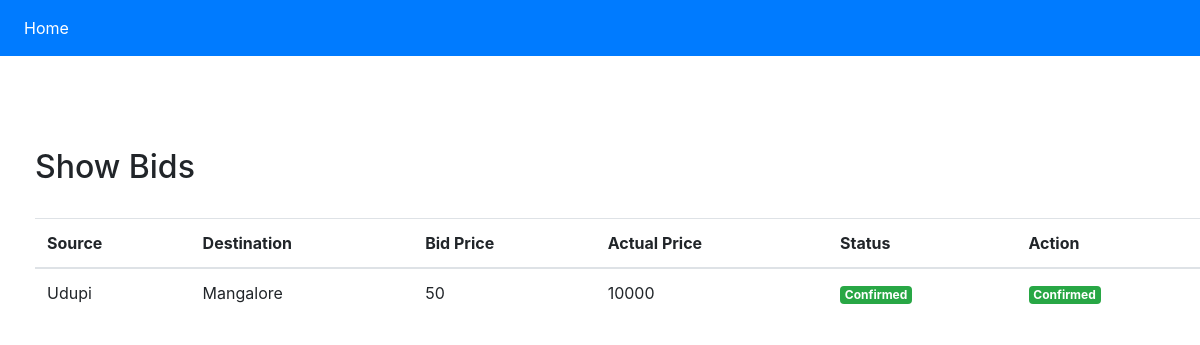
The app's page /new_bid.php?id=16 (signed in) with its own data.
### tables this page shows
CREATE TABLE `bid_items` (
  `bidId` int(11) NOT NULL,
  `adId` int(11) NOT NULL,
  `status` int(11) NOT NULL,
  `userId` int(11) NOT NULL,
  `bid_price` int(11) NOT NULL,
  `adOwnerId` int(11) DEFAULT NULL,
  `isDelivered` varchar(55) DEFAULT 'Not Delivered',
  `CreatedAt` datetime DEFAULT NULL
);

CREATE TABLE `ad` (
  `AD_id` int(10) NOT NULL,
  `S_id` int(10) NOT NULL,
  `Source_ad` varchar(50) NOT NULL,
  `destination` varchar(200) NOT NULL,
  `luggage` varchar(50) NOT NULL,
  `type_luggage` varchar(50) NOT NULL,
  `weight` decimal(20,0) NOT NULL,
  `price` int(10) NOT NULL,
  `status` tinyint(1) NOT NULL DEFAULT 0,
  `order_date` date NOT NULL,
  `vehicle_type` varchar(200) NOT NULL,
  `add_requirement` varchar(200) NOT NULL,
  `ad_date` date NOT NULL
);

### new_bid.php (the view, shortened to what this page needs)
<!DOCTYPE html>
<html lang="en">
<head>
  <link rel="stylesheet" href="https://stackpath.bootstrapcdn.com/bootstrap/4.3.1/css/bootstrap.min.css">
</head>
<body>
  <nav class="navbar navbar-expand-sm bg-primary sticky-top">
    <ul class="navbar-nav">
      <li class="nav-item active">
        <a class="nav-link text-white" href="index.php">Home</a>
      </li>
    </ul>
  </nav><br><br>
  <div class="bs-example">
    <div class="container-fluid" style="width: 1200px;">
      <div class="row">
          <div class="col-md-12">
          <br/>
              <div class="page-header clearfix">
                  <h2 class="pull-left">Show Bids</h2>
                  <br/>
              </div>
              <?php
              require_once "connection.php";
              $paramId = htmlspecialchars($_GET["id"]);
              $query = "SELECT bid.bidId, ad.AD_id as adId, ad.Source_ad as sourc_ad, bid.bid_price, ad.price,
              bid.status, ad.destination FROM `bid_items` bid
              Inner JOIN ad
              on ad.AD_id = bid.Adid WHERE bid.adid = $paramId";
              if($result = mysqli_query($con, $query)){
                  if(mysqli_num_rows($result) > 0){
                      echo "<table class='table'>";
                          echo "<thead>";
                              echo "<tr>";
                                  echo "<th scope='col'>Source</th>";
                                  echo "<th scope='col'>Destination</th>";
                                  echo "<th scope='col'>Bid Price</th>";
                                  echo "<th scope='col'>Actual Price</th>";
                                  echo "<th scope='col'>Status</th>";
                                  echo "<th scope='col'>Action</th>";
                              echo "</tr>";
                          echo "</thead>";
                          echo "<tbody>";
                          while($row = mysqli_fetch_array($result)){
                              $status = $row['status'];
                              if($status == 1) {
                                  $status = 'Confirmed';
                              } else {
                                  $status = 'Deactivate';
                                  $color = 'btn btn-danger';
                              }
                              echo "<tr>";
                                  echo "<td>" . $row['sourc_ad'] . "</td>";
                                  echo "<td>" . $row['destination'] . "</td>";
                                  echo "<td>" . $row['bid_price'] . "</td>";
                                  echo "<td>" . $row['price'] . "</td>";
                                  echo "<td>";
                                  if($status== 0) {
                                    ?>
                                     <span class="badge badge-danger"> Not Yet Confirmed</span>
                                     <?php
                                   } else {
                                    ?>
                                    <span class="badge badge-success"> Confirmed</span>
                                    <?php
                                   };
                                  echo "</td>";
                                  echo "<td>";
                                  if($status== 0) {
                                    ?>
                                     <a href="confirm_bid.php?id=<?php echo $row["bidId"]; ?>
                                        && adId=<?php echo $row["adId"]; ?>"
                                        title='Update Record'>
                                        <span class='btn btn-info'>Confirm & Pay</span>
                                     <?php
                                   } else {
                                    ?>
                                    <span class="badge badge-success"> Confirmed</span>
                                    <?php
                                   };
                                  echo "</td>";
                              echo "</tr>";
                          }
                          echo "</tbody>";
                      echo "</table>";
                  } else{
                      echo "<p class='lead'><em>No records were found.</em></p>";
                  }
              } else{
                  echo "ERROR: Could not able to execute $query. " . mysqli_error($con);
              }
              ?>
          </div>
      </div>
    </div>
  </div>
</body>
</html>

### new_bid.php (style rules this page uses)
.bs-example { margin: 20px; }

### records on screen
bid_items: adId.Source_ad "Udupi", adId.destination "Mangalore", bid_price "50", adId.price "10000", status "Confirmed"
